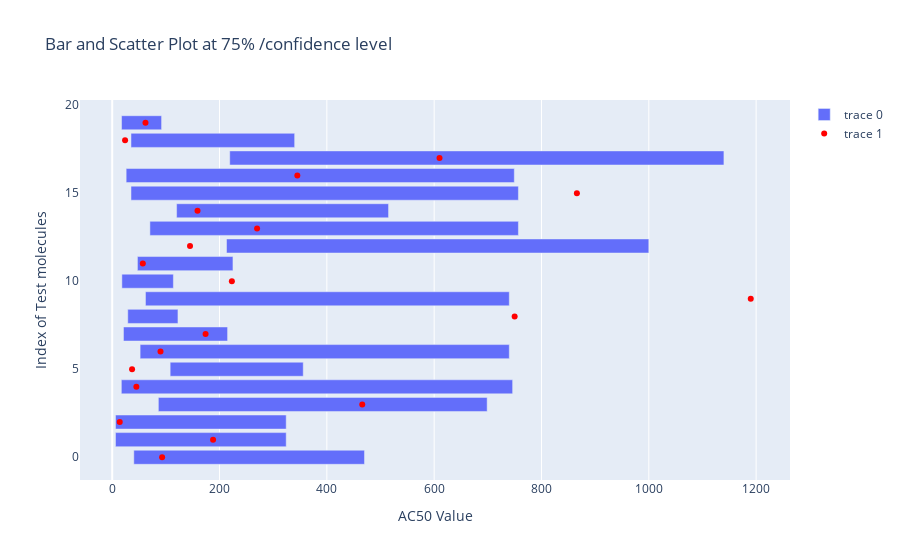

Notebook code for this chart:
### Code cell
import plotly.graph_objects as go

# Create the bar plot
bar = go.Bar(y=list(range(len(lower))), x=upper-lower, base=lower, orientation='h')

# Plot the y_test values
scatter = go.Scatter(y=list(range(len(y_test))), x=y_test, mode='markers', marker=dict(color='red'))

# Create the layout
layout = go.Layout(title='Bar and Scatter Plot at 75% /confidence level', xaxis=dict(title='AC50 Value'), yaxis=dict(title='Index of Test molecules'))

# Create the figure and add the traces
fig = go.Figure(data=[bar, scatter], layout=layout)

# Show the plot
fig.show()

### Figure 1 — Plotly figure (JSON) as saved in the notebook; plotly's stock layout.template omitted (floating-point values rounded to 4 significant figures)
{"data": [{"base": [40.25, 6.125, 6.125, 86, 17, 108, 52, 21, 29, 62, 18, 47, 213, 70.25, 120, 35, 26, 219, 35, 17.38], "orientation": "h", "type": "bar", "x": [429.9, 318.1, 318.1, 612.8, 729.2, 248, 688, 194, 93.5, 678, 96, 178, 787, 686.8, 395, 722, 723.4, 921, 305, 74.62], "y": [0, 1, 2, 3, 4, 5, 6, 7, 8, 9, 10, 11, 12, 13, 14, 15, 16, 17, 18, 19]}, {"marker": {"color": "red"}, "mode": "markers", "type": "scatter", "x": [93, 188, 14, 466, 45, 37, 90, 174, 750, 1190, 223, 57, 145, 270, 159, 866, 345, 610, 24, 62], "y": [0, 1, 2, 3, 4, 5, 6, 7, 8, 9, 10, 11, 12, 13, 14, 15, 16, 17, 18, 19]}], "layout": {"title": {"text": "Bar and Scatter Plot at 75% /confidence level"}, "xaxis": {"title": {"text": "AC50 Value"}}, "yaxis": {"title": {"text": "Index of Test molecules"}}}}
